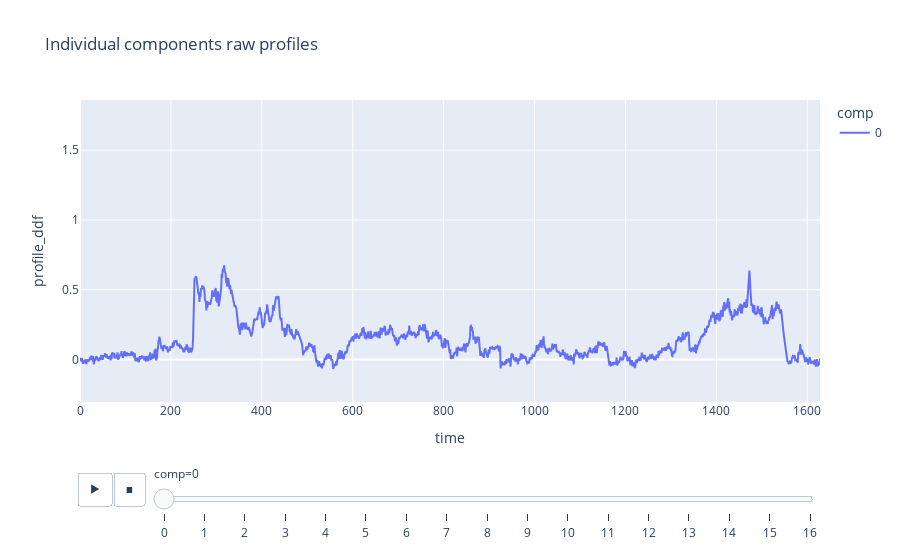

Notebook code for this chart:
### Markdown cell above
#### Data uploading and scaling

### Code cell
total_df = pd.read_csv('/home/wisstock/bio/scripts/microca/output/F7_comp_df.csv')
print(total_df.head())


# https://stackoverflow.com/questions/66399486/how-to-find-out-peak-rise-and-decay

def signaltonoise(a, axis=0, ddof=0):
    a = np.asanyarray(a)
    m = a.mean(axis)
    sd = a.std(axis=axis, ddof=ddof)
    return np.where(sd == 0, 0, m/sd)

def norm_profiles_to_arr(input_df):
    """ Normilize Ca profiles in 0-1 range
    Return: np array [component, raw_profile, norm_profile]
    """
    output_arr = []
    output_dict = {}
    comp_list = np.array(total_df.comp.unique())
    for comp in comp_list:
        comp_profile_raw = np.array(input_df['profile_raw'][input_df['comp'] == comp])
        # comp_profile_norm = (comp_profile_raw-np.min(comp_profile_raw)) / (np.max(comp_profile_raw) - np.min(comp_profile_raw))  # custom func
        comp_profile_norm = preprocessing.minmax_scale(comp_profile_raw)
        output_arr.append([comp_profile_raw, comp_profile_norm])
        output_dict.update({comp:comp_profile_raw})
    return np.asarray(output_arr), output_dict

norm_profiles, dict_raw_profiles = norm_profiles_to_arr(total_df)

# raw profiles view
fig=px.line(total_df,
            y='profile_ddf',
            x='time',
            color='comp',
            animation_frame="comp",
            title='Individual components raw profiles')
fig.update(layout_yaxis_range = [min(total_df.profile_ddf), max(total_df.profile_ddf)])
fig.show()

### Figure 1 — Plotly figure (JSON) as saved in the notebook; plotly's stock layout.template omitted (floating-point values rounded to 4 significant figures; data arrays with more than 128 entries replaced by an {"elided": "..."} marker saying what was removed)
{"data": [{"hovertemplate": "comp=0<br>time=%{x}<br>profile_ddf=%{y}<extra></extra>", "legendgroup": "0", "line": {"color": "#636efa", "dash": "solid"}, "marker": {"symbol": "circle"}, "mode": "lines", "name": "0", "orientation": "v", "showlegend": true, "type": "scatter", "x": {"elided": "1500 float values"}, "xaxis": "x", "y": {"elided": "1500 float values"}, "yaxis": "y"}], "layout": {"legend": {"title": {"text": "comp"}, "tracegroupgap": 0}, "sliders": [{"active": 0, "currentvalue": {"prefix": "comp="}, "len": 0.9, "pad": {"b": 10, "t": 60}, "steps": [{"args": [["0"], {"frame": {"duration": 0, "redraw": false}, "fromcurrent": true, "mode": "immediate", "transition": {"duration": 0, "easing": "linear"}}], "label": "0", "method": "animate"}, {"args": [["1"], {"frame": {"duration": 0, "redraw": false}, "fromcurrent": true, "mode": "immediate", "transition": {"duration": 0, "easing": "linear"}}], "label": "1", "method": "animate"}, {"args": [["2"], {"frame": {"duration": 0, "redraw": false}, "fromcurrent": true, "mode": "immediate", "transition": {"duration": 0, "easing": "linear"}}], "label": "2", "method": "animate"}, {"args": [["3"], {"frame": {"duration": 0, "redraw": false}, "fromcurrent": true, "mode": "immediate", "transition": {"duration": 0, "easing": "linear"}}], "label": "3", "method": "animate"}, {"args": [["4"], {"frame": {"duration": 0, "redraw": false}, "fromcurrent": true, "mode": "immediate", "transition": {"duration": 0, "easing": "linear"}}], "label": "4", "method": "animate"}, {"args": [["5"], {"frame": {"duration": 0, "redraw": false}, "fromcurrent": true, "mode": "immediate", "transition": {"duration": 0, "easing": "linear"}}], "label": "5", "method": "animate"}, {"args": [["6"], {"frame": {"duration": 0, "redraw": false}, "fromcurrent": true, "mode": "immediate", "transition": {"duration": 0, "easing": "linear"}}], "label": "6", "method": "animate"}, {"args": [["7"], {"frame": {"duration": 0, "redraw": false}, "fromcurrent": true, "mode": "immediate", "transition": {"duration": 0, "easing": "linear"}}], "label": "7", "method": "animate"}, {"args": [["8"], {"frame": {"duration": 0, "redraw": false}, "fromcurrent": true, "mode": "immediate", "transition": {"duration": 0, "easing": "linear"}}], "label": "8", "method": "animate"}, {"args": [["9"], {"frame": {"duration": 0, "redraw": false}, "fromcurrent": true, "mode": "immediate", "transition": {"duration": 0, "easing": "linear"}}], "label": "9", "method": "animate"}, {"args": [["10"], {"frame": {"duration": 0, "redraw": false}, "fromcurrent": true, "mode": "immediate", "transition": {"duration": 0, "easing": "linear"}}], "label": "10", "method": "animate"}, {"args": [["11"], {"frame": {"duration": 0, "redraw": false}, "fromcurrent": true, "mode": "immediate", "transition": {"duration": 0, "easing": "linear"}}], "label": "11", "method": "animate"}, {"args": [["12"], {"frame": {"duration": 0, "redraw": false}, "fromcurrent": true, "mode": "immediate", "transition": {"duration": 0, "easing": "linear"}}], "label": "12", "method": "animate"}, {"args": [["13"], {"frame": {"duration": 0, "redraw": false}, "fromcurrent": true, "mode": "immediate", "transition": {"duration": 0, "easing": "linear"}}], "label": "13", "method": "animate"}, {"args": [["14"], {"frame": {"duration": 0, "redraw": false}, "fromcurrent": true, "mode": "immediate", "transition": {"duration": 0, "easing": "linear"}}], "label": "14", "method": "animate"}, {"args": [["15"], {"frame": {"duration": 0, "redraw": false}, "fromcurrent": true, "mode": "immediate", "transition": {"duration": 0, "easing": "linear"}}], "label": "15", "method": "animate"}, {"args": [["16"], {"frame": {"duration": 0, "redraw": false}, "fromcurrent": true, "mode": "immediate", "transition": {"duration": 0, "easing": "linear"}}], "label": "16", "method": "animate"}], "x": 0.1, "xanchor": "left", "y": 0, "yanchor": "top"}], "title": {"text": "Individual components raw profiles"}, "updatemenus": [{"buttons": [{"args": [null, {"frame": {"duration": 500, "redraw": false}, "fromcurrent": true, "mode": "immediate", "transition": {"duration": 500, "easing": "linear"}}], "label": "&#9654;", "method": "animate"}, {"args": [[null], {"frame": {"duration": 0, "redraw": false}, "fromcurrent": true, "mode": "immediate", "transition": {"duration": 0, "easing": "linear"}}], "label": "&#9724;", "method": "animate"}], "direction": "left", "pad": {"r": 10, "t": 70}, "showactive": false, "type": "buttons", "x": 0.1, "xanchor": "right", "y": 0, "yanchor": "top"}], "xaxis": {"anchor": "y", "domain": [0, 1], "title": {"text": "time"}}, "yaxis": {"anchor": "x", "domain": [0, 1], "range": [-0.304, 1.859], "title": {"text": "profile_ddf"}}}}
